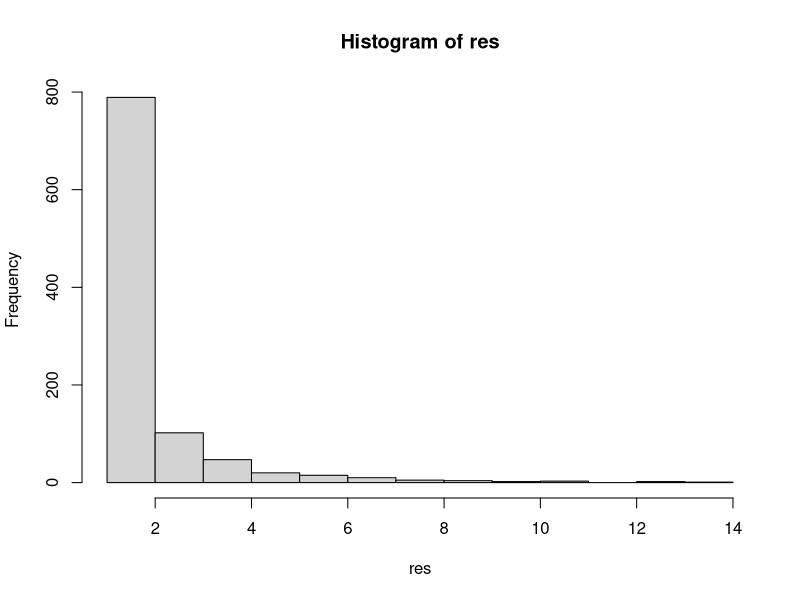

This chart was generated by the following R code:
## Let's simulate a series of small outbreaks where the
## reproductive number is less than one to see what the distribution of small outbreaks.

## Specify characteristics of the pathogen.
R0 <- 0.5

## Simulate a number of chains of transmission for each of these.
NUM_SIMS <- 1000

## For holding the results
res <- rep(0,NUM_SIMS)

for (i in 1:NUM_SIMS) {

    ## Start with one case and keep simulating until we have a generation with 0
    ## cases, incrementing tot_cases each time.
    gen_sz <- 1
    tot_cases <- gen_sz

    while (gen_sz > 0) {
        tmp <- 0

        ##simulate offspring for each person in this generation.
        for (j in 1:gen_sz) {
            tmp <- tmp + rpois(1, R0)
        }
        gen_sz <- tmp

        tot_cases <- tot_cases+gen_sz
    }

    res[i] <- tot_cases
}


## Plot and summarize the distribution of outbreaks sizes.
hist(res, breaks=max(res))
print(summary(res))


